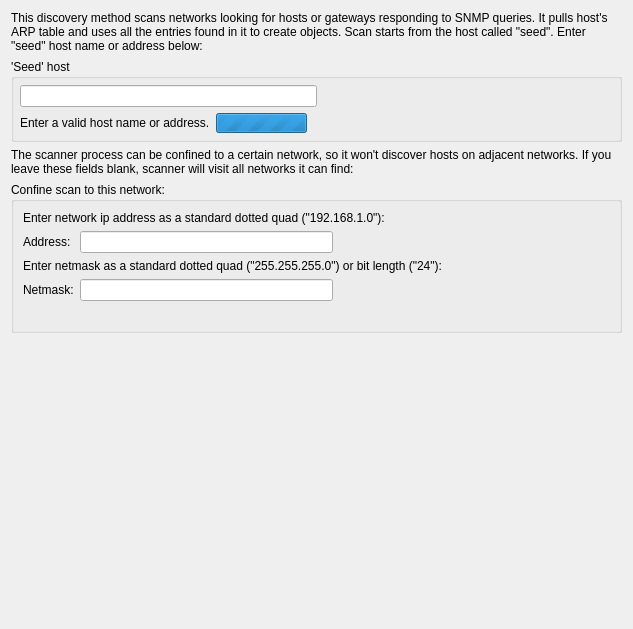
<?xml version="1.0" encoding="UTF-8"?>
<ui version="4.0">
 <class>ND_SetupPage_q</class>
 <widget class="QWizardPage" name="ND_SetupPage_q">
  <property name="geometry">
   <rect>
    <x>0</x>
    <y>0</y>
    <width>633</width>
    <height>629</height>
   </rect>
  </property>
  <property name="windowTitle">
   <string>WizardPage</string>
  </property>
  <layout class="QGridLayout" name="ND_SetupPage_gridLayout_2">
   <item row="0" column="0">
    <widget class="QLabel" name="textLabel3_2">
     <property name="text">
      <string>This discovery method scans networks looking for hosts or gateways responding to SNMP queries. It pulls host's ARP table and uses all the entries found in it to create objects. Scan starts from the host called &quot;seed&quot;. Enter &quot;seed&quot; host name or address below:</string>
     </property>
     <property name="alignment">
      <set>Qt::AlignmentFlag::AlignVCenter</set>
     </property>
     <property name="wordWrap">
      <bool>true</bool>
     </property>
    </widget>
   </item>
   <item row="1" column="0">
    <widget class="QGroupBox" name="buttonGroup4">
     <property name="title">
      <string>'Seed' host</string>
     </property>
     <layout class="QGridLayout">
      <property name="margin" stdset="0">
       <number>6</number>
      </property>
      <item row="0" column="0">
       <layout class="QHBoxLayout" name="_2">
        <item>
         <widget class="QLineEdit" name="seedHostName">
          <property name="text">
           <string/>
          </property>
         </widget>
        </item>
        <item>
         <spacer>
          <property name="orientation">
           <enum>Qt::Orientation::Horizontal</enum>
          </property>
          <property name="sizeType">
           <enum>QSizePolicy::Policy::Expanding</enum>
          </property>
          <property name="sizeHint" stdset="0">
           <size>
            <width>211</width>
            <height>21</height>
           </size>
          </property>
         </spacer>
        </item>
       </layout>
      </item>
      <item row="1" column="0">
       <layout class="QHBoxLayout" name="_3">
        <item>
         <widget class="QLabel" name="seedHostErrorMessage">
          <property name="enabled">
           <bool>true</bool>
          </property>
          <property name="minimumSize">
           <size>
            <width>0</width>
            <height>20</height>
           </size>
          </property>
          <property name="text">
           <string>Enter a valid host name or address.</string>
          </property>
          <property name="wordWrap">
           <bool>false</bool>
          </property>
         </widget>
        </item>
        <item>
         <widget class="QProgressBar" name="DNSProgressBar">
          <property name="sizePolicy">
           <sizepolicy hsizetype="Fixed" vsizetype="Fixed">
            <horstretch>0</horstretch>
            <verstretch>0</verstretch>
           </sizepolicy>
          </property>
          <property name="maximumSize">
           <size>
            <width>32767</width>
            <height>20</height>
           </size>
          </property>
          <property name="maximum">
           <number>0</number>
          </property>
          <property name="orientation">
           <enum>Qt::Orientation::Horizontal</enum>
          </property>
         </widget>
        </item>
        <item>
         <spacer>
          <property name="orientation">
           <enum>Qt::Orientation::Horizontal</enum>
          </property>
          <property name="sizeType">
           <enum>QSizePolicy::Policy::Expanding</enum>
          </property>
          <property name="sizeHint" stdset="0">
           <size>
            <width>40</width>
            <height>20</height>
           </size>
          </property>
         </spacer>
        </item>
       </layout>
      </item>
     </layout>
    </widget>
   </item>
   <item row="2" column="0">
    <widget class="QLabel" name="textLabel4">
     <property name="text">
      <string>The scanner process can be confined to a certain network, so it won't discover hosts on adjacent networks. If you leave these fields blank, scanner will visit all networks it can find:</string>
     </property>
     <property name="alignment">
      <set>Qt::AlignmentFlag::AlignVCenter</set>
     </property>
     <property name="wordWrap">
      <bool>true</bool>
     </property>
    </widget>
   </item>
   <item row="3" column="0">
    <widget class="QGroupBox" name="buttonGroup3">
     <property name="title">
      <string>Confine scan to this network:</string>
     </property>
     <layout class="QGridLayout" name="ND_SetupPage_gridLayout">
      <item row="0" column="0" colspan="3">
       <widget class="QLabel" name="label">
        <property name="text">
         <string>Enter network ip address as a standard dotted quad (&quot;192.168.1.0&quot;):</string>
        </property>
       </widget>
      </item>
      <item row="1" column="0">
       <widget class="QLabel" name="textLabel5">
        <property name="text">
         <string>Address:</string>
        </property>
        <property name="wordWrap">
         <bool>false</bool>
        </property>
       </widget>
      </item>
      <item row="1" column="1">
       <widget class="QLineEdit" name="snmpInAddr"/>
      </item>
      <item row="1" column="2">
       <spacer>
        <property name="orientation">
         <enum>Qt::Orientation::Horizontal</enum>
        </property>
        <property name="sizeType">
         <enum>QSizePolicy::Policy::Expanding</enum>
        </property>
        <property name="sizeHint" stdset="0">
         <size>
          <width>271</width>
          <height>20</height>
         </size>
        </property>
       </spacer>
      </item>
      <item row="2" column="0" colspan="3">
       <widget class="QLabel" name="label_2">
        <property name="text">
         <string>Enter netmask as a standard dotted quad (&quot;255.255.255.0&quot;) or bit length (&quot;24&quot;):</string>
        </property>
       </widget>
      </item>
      <item row="3" column="0">
       <widget class="QLabel" name="textLabel6">
        <property name="text">
         <string>Netmask:</string>
        </property>
        <property name="wordWrap">
         <bool>false</bool>
        </property>
       </widget>
      </item>
      <item row="3" column="1">
       <widget class="QLineEdit" name="snmpInMask"/>
      </item>
      <item row="3" column="2">
       <spacer>
        <property name="orientation">
         <enum>Qt::Orientation::Horizontal</enum>
        </property>
        <property name="sizeType">
         <enum>QSizePolicy::Policy::Expanding</enum>
        </property>
        <property name="sizeHint" stdset="0">
         <size>
          <width>271</width>
          <height>20</height>
         </size>
        </property>
       </spacer>
      </item>
      <item row="4" column="0" colspan="3">
       <widget class="QLabel" name="limitScanError">
        <property name="text">
         <string/>
        </property>
        <property name="wordWrap">
         <bool>false</bool>
        </property>
       </widget>
      </item>
     </layout>
    </widget>
   </item>
   <item row="4" column="0">
    <spacer name="spacer">
     <property name="orientation">
      <enum>Qt::Orientation::Vertical</enum>
     </property>
     <property name="sizeType">
      <enum>QSizePolicy::Policy::Expanding</enum>
     </property>
     <property name="sizeHint" stdset="0">
      <size>
       <width>20</width>
       <height>255</height>
      </size>
     </property>
    </spacer>
   </item>
  </layout>
 </widget>
 <resources/>
 <connections>
  <connection>
   <sender>seedHostName</sender>
   <signal>textChanged(QString)</signal>
   <receiver>ND_SetupPage_q</receiver>
   <slot>changedSeedHost()</slot>
   <hints>
    <hint type="sourcelabel">
     <x>165</x>
     <y>101</y>
    </hint>
    <hint type="destinationlabel">
     <x>316</x>
     <y>314</y>
    </hint>
   </hints>
  </connection>
  <connection>
   <sender>snmpInAddr</sender>
   <signal>textChanged(QString)</signal>
   <receiver>ND_SetupPage_q</receiver>
   <slot>changedLimitScanConfiguraton()</slot>
   <hints>
    <hint type="sourcelabel">
     <x>208</x>
     <y>237</y>
    </hint>
    <hint type="destinationlabel">
     <x>316</x>
     <y>314</y>
    </hint>
   </hints>
  </connection>
  <connection>
   <sender>snmpInMask</sender>
   <signal>textChanged(QString)</signal>
   <receiver>ND_SetupPage_q</receiver>
   <slot>changedLimitScanConfiguraton()</slot>
   <hints>
    <hint type="sourcelabel">
     <x>208</x>
     <y>266</y>
    </hint>
    <hint type="destinationlabel">
     <x>316</x>
     <y>314</y>
    </hint>
   </hints>
  </connection>
 </connections>
 <slots>
  <slot>changedSeedHost()</slot>
  <slot>changedLimitScanConfiguraton()</slot>
 </slots>
</ui>
